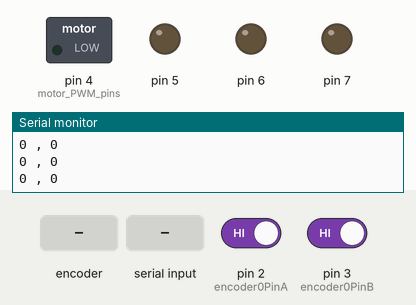
This sketch was run on a simulated Arduino Uno, built with avr-gcc and run on an emulated ATmega328P. Parts: switched loads named in the sketch (green lamp = pin HIGH), output pins drawn as LEDs (lit = HIGH), the last lines printed to the serial monitor. Inputs (shaded band) come from the test bench; at power-on: pin 2 (encoder0PinA) HIGH, pin 3 (encoder0PinB) HIGH.

Above: at 1.2 s.
1.3 s: rotary encoder on pin 2 (encoder0PinA) / pin 3 (encoder0PinB) turned 3 steps (first pin leading)
3.4 s: "a" received over Serial
At 4.5 s:
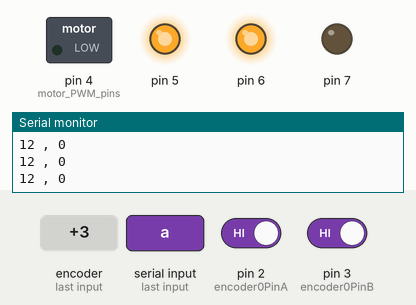
Timing chart, 0 to 6.4 s (numbered marks = the images above; inputs shaded):
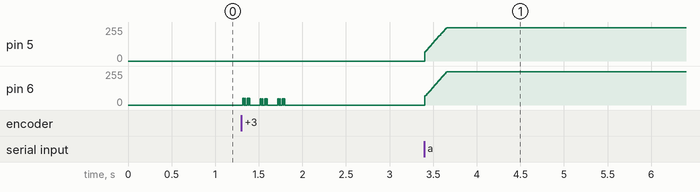

Measured:
- after the input at 3.4 s, pin 5, pin 6: moves from 0/255 to 250/255 over 0.25 s, starting at once

The sketch:

wheelEncoder02_mega_fix.ino
```cpp
// ** TEST FOR DRIVING FORWARD 1 METRE **
#include <PID_v1.h>

//double P1 = 2;
//double I1 = 24;
//double D1 = 0.6;

double P1 = 2.1;
double I1 = 24;
double D1 = 0.5;

double Setpoint1, Input1, Output1, Output1a;
PID PID1(&Input1, &Output1, &Setpoint1, P1, I1, D1, DIRECT);


//double P2 = 2;
//double I2 = 24;
//double D2 = 0.6;


double P2 = 2.1;
double I2 = 24;
double D2 = 0.5;

double Setpoint2, Input2, Output2, Output2a;
PID PID2(&Input2, &Output2, &Setpoint2, P2, I2, D2, DIRECT);


float demand1;
float demand2;

unsigned long currentMillis;
unsigned long previousMillis;

// wheel encoder interrupts

#define encoder0PinA 2 //encoder 1
#define encoder0PinB 3

#define encoder1PinA 18 //encoder 2
#define encoder1PinB 19

volatile long encoder0Pos = 0;  //encoder 1
volatile long encoder1Pos = 0;  //encoder 2

float encoder0Driff;
float encoder0Prev;
float encoder0Error;

float encoder1Driff;
float encoder1Prev;
float encoder1Error;

void setup() {

  pinMode(4, OUTPUT); // motor PWM pins
  pinMode(5, OUTPUT);
  pinMode(6, OUTPUT);
  pinMode(7, OUTPUT);

  pinMode(encoder0PinA, INPUT_PULLUP); //encoder pins
  pinMode(encoder0PinB, INPUT_PULLUP); //encoder pins
  pinMode(encoder1PinA, INPUT_PULLUP); //encoder pins
  pinMode(encoder1PinB, INPUT_PULLUP); //encoder pins

  attachInterrupt(0, doEncoderA, CHANGE);
  attachInterrupt(1, doEncoderB, CHANGE);

  attachInterrupt(4, doEncoderC, CHANGE);
  attachInterrupt(5, doEncoderD, CHANGE);

  PID1.SetMode(AUTOMATIC);
  PID1.SetOutputLimits(-250, 250);
  PID1.SetSampleTime(10);

  PID2.SetMode(AUTOMATIC);
  PID2.SetOutputLimits(-250, 250);
  PID2.SetSampleTime(10);

  Serial.begin(115200);
}

void loop() {
  currentMillis = millis();

  if (currentMillis - previousMillis >= 10){
    previousMillis = currentMillis;
    if (Serial.available()>0){
      char c = Serial.read();

      if (c == 'a'){
        // drive meter test
        demand1 = 0.5; // 1509 , 3018
        demand2 = 0.5;
      }
      else if (c == 'b'){
        demand1 = 0.2;
        demand2 = 0.2;
      }
      else if (c == 'z'){
        demand1 = 0;
        demand2 = 0;
      }
      else if (c == 'z'){
        demand1 = 0;
        demand2 = 0;
      }
      else if (c == 'z'){
        demand1 = 0;
        demand2 = 0;
      }
    }

    Serial.print(encoder0Pos);
    Serial.print(" , ");
    Serial.println(encoder1Pos);

    encoder0Driff = encoder0Pos - encoder0Prev;
    encoder1Driff = encoder1Pos - encoder1Prev;

    encoder0Error = (demand1*61) - encoder0Driff;
    encoder1Error = (demand2*61) - encoder1Driff;

    encoder0Prev = encoder0Pos;
    encoder1Prev = encoder1Pos;

    Setpoint1 = demand1*61;
    Input1 = encoder0Driff;
    PID1.Compute();

    Setpoint2 = demand2*61;
    Input2 = encoder1Driff;
    PID2.Compute();

    // drive motor
    if (Output1 > 0){
      Output1a = abs(Output1);
      analogWrite(6, Output1a);
      analogWrite(7, 0);
    }
    else if (Output1 < 0){
      Output1a = abs(Output1);
      analogWrite(7, Output1a);
      analogWrite(6, 0);
    }
    else {
      analogWrite(7, 0);
      analogWrite(7, 0);
    }

    // other motor
    if (Output2 > 0){
      Output2a = abs(Output2);
      analogWrite(5, Output2a);
      analogWrite(4, 0);
    }
    else if (Output2 < 0){
      Output2a = abs(Output2);
      analogWrite(4, Output2a);
      analogWrite(5, 0);
    }
    else {
      analogWrite(4, 0);
      analogWrite(5, 0);
    }
  }
}


// ************** encoders interrupts **************

// ************* encoder 1 ************************

void doEncoderA(){
  // look for a low-to-high on channel A
  if (digitalRead(encoder0PinA) == HIGH){
    // check channel B to see which way encoder is turning
    if (digitalRead(encoder0PinB) == LOW){
      encoder0Pos = encoder0Pos + 1;        // CW
    }
    else {
      encoder0Pos = encoder0Pos - 1;        // CCW
    }
  }
  else{   // must be a high-to-low edge on channel A
    // check channel B to see which way encoder is turning
    if (digitalRead(encoder0PinB) == HIGH){
      encoder0Pos = encoder0Pos + 1;        // CW
    }
    else {
      encoder0Pos = encoder0Pos - 1;        // CCW
    }
  }
}

void doEncoderB(){
  // look for a low-to-high on channel B
  if (digitalRead(encoder0PinB) == HIGH){
    // check channel A to see which way encoder is turning
    if (digitalRead(encoder0PinA) == HIGH){
      encoder0Pos = encoder0Pos + 1;        // CW
    }
    else {
      encoder0Pos = encoder0Pos - 1;        // CCW
    }
  }
  else{   // must be a high-to-low edge on channel B
    // check channel A to see which way encoder is turning
    if (digitalRead(encoder0PinA) == LOW){
      encoder0Pos = encoder0Pos + 1;        // CW
    }
    else {
      encoder0Pos = encoder0Pos - 1;        // CCW
    }
  }
}

// ************* encoder 2 ************************

void doEncoderC(){
  // look for a low-to-high on channel A
  if (digitalRead(encoder1PinA) == HIGH){
    // check channel B to see which way encoder is turning
    if (digitalRead(encoder1PinB) == LOW){
      encoder1Pos = encoder1Pos - 1;        // CW
    }
    else {
      encoder1Pos = encoder1Pos + 1;        // CCW
    }
  }
  else{   // must be a high-to-low edge on channel A
    // check channel B to see which way encoder is turning
    if (digitalRead(encoder1PinB) == HIGH){
      encoder1Pos = encoder1Pos - 1;        // CW
    }
    else {
      encoder1Pos = encoder1Pos + 1;        // CCW
    }
  }
}

void doEncoderD(){
  // look for a low-to-high on channel B
  if (digitalRead(encoder1PinB) == HIGH){
    // check channel A to see which way encoder is turning
    if (digitalRead(encoder1PinA) == HIGH){
      encoder1Pos = encoder1Pos - 1;        // CW
    }
    else {
      encoder1Pos = encoder1Pos + 1;        // CCW
    }
  }
  else{   // must be a high-to-low edge on channel B
    // check channel A to see which way encoder is turning
    if (digitalRead(encoder1PinA) == LOW){
      encoder1Pos = encoder1Pos - 1;        // CW
    }
    else {
      encoder1Pos = encoder1Pos + 1;        // CCW
    }
  }
}
```
